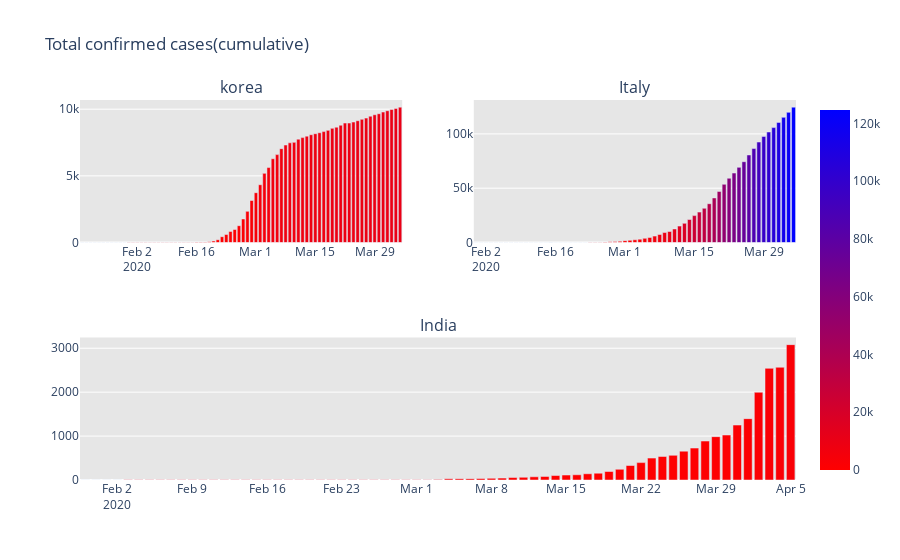

Notebook code for this chart:
### Markdown cell above
## comparision between the rise of cases in wuhan,India,Italy,Korea ##

### Code cell
from plotly.subplots import make_subplots

fig=make_subplots(rows=2,cols=2,specs=[[{},{}],
                                      [{"colspan": 2},None]],
                                subplot_titles=("korea","Italy","India","wuhan"))

fig.add_trace(go.Bar(x=dbd_Korea['Date'],y=dbd_Korea['Total Cases'],
                    marker=dict(color=dbd_Korea['Total Cases'],coloraxis="coloraxis")),1,1)

fig.add_trace(go.Bar(x=dbd_Italy['Date'],y=dbd_Italy['Total Cases'],
                    marker=dict(color=dbd_Italy['Total Cases'],coloraxis="coloraxis")),1,2)

fig.add_trace(go.Bar(x=dbd_India['Date'],y=dbd_India['Total Cases'],
                    marker=dict(color=dbd_India['Total Cases'],coloraxis="coloraxis")),2,1)

fig.update_layout(coloraxis=dict(colorscale='Bluered_r'),showlegend=False,title_text="Total confirmed cases(cumulative)")
fig.update_layout(plot_bgcolor='rgb(230,230,230)')
fig.show()
